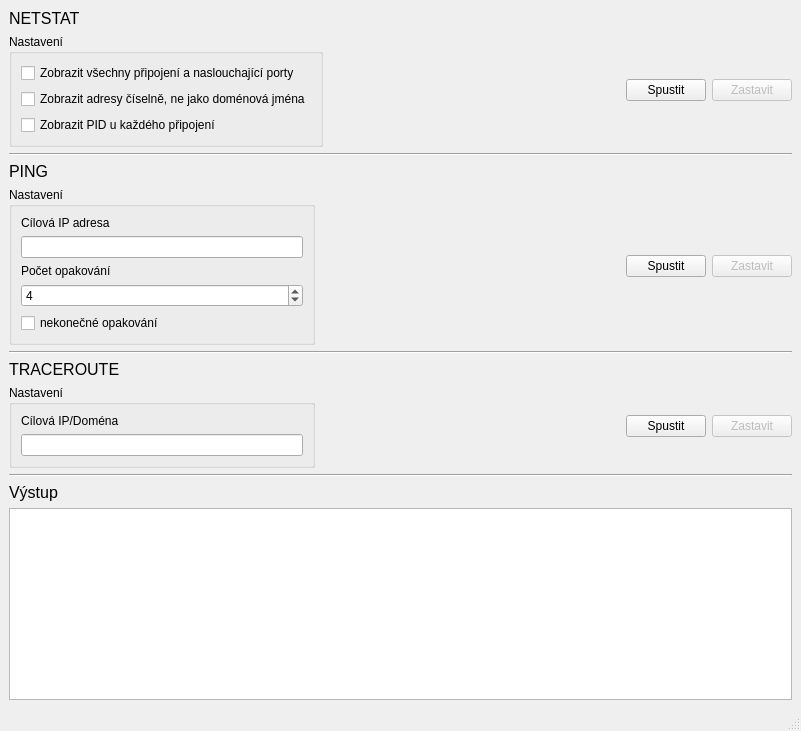
<?xml version="1.0" encoding="UTF-8"?>
<ui version="4.0">
 <class>MainWindow</class>
 <widget class="QMainWindow" name="MainWindow">
  <property name="geometry">
   <rect>
    <x>0</x>
    <y>0</y>
    <width>801</width>
    <height>723</height>
   </rect>
  </property>
  <property name="windowTitle">
   <string>MainWindow</string>
  </property>
  <widget class="QWidget" name="centralwidget">
   <layout class="QVBoxLayout" name="verticalLayout">
    <item>
     <widget class="QLabel" name="label">
      <property name="sizePolicy">
       <sizepolicy hsizetype="Preferred" vsizetype="Maximum">
        <horstretch>0</horstretch>
        <verstretch>0</verstretch>
       </sizepolicy>
      </property>
      <property name="font">
       <font>
        <pointsize>12</pointsize>
       </font>
      </property>
      <property name="text">
       <string>NETSTAT</string>
      </property>
     </widget>
    </item>
    <item>
     <layout class="QHBoxLayout" name="horizontalLayout">
      <item>
       <widget class="QGroupBox" name="groupBox">
        <property name="sizePolicy">
         <sizepolicy hsizetype="Expanding" vsizetype="Preferred">
          <horstretch>0</horstretch>
          <verstretch>0</verstretch>
         </sizepolicy>
        </property>
        <property name="title">
         <string>Nastavení</string>
        </property>
        <layout class="QVBoxLayout" name="verticalLayout_4">
         <item>
          <widget class="QCheckBox" name="netstat_a">
           <property name="text">
            <string>Zobrazit všechny připojení a naslouchající porty</string>
           </property>
          </widget>
         </item>
         <item>
          <widget class="QCheckBox" name="netstat_n">
           <property name="text">
            <string>Zobrazit adresy číselně, ne jako doménová jména</string>
           </property>
          </widget>
         </item>
         <item>
          <widget class="QCheckBox" name="netstat_o">
           <property name="text">
            <string>Zobrazit PID u každého připojení</string>
           </property>
          </widget>
         </item>
        </layout>
       </widget>
      </item>
      <item>
       <spacer name="horizontalSpacer_2">
        <property name="orientation">
         <enum>Qt::Orientation::Horizontal</enum>
        </property>
        <property name="sizeHint" stdset="0">
         <size>
          <width>40</width>
          <height>20</height>
         </size>
        </property>
       </spacer>
      </item>
      <item>
       <widget class="QPushButton" name="netstat_start">
        <property name="text">
         <string>Spustit</string>
        </property>
       </widget>
      </item>
      <item>
       <widget class="QPushButton" name="netstat_stop">
        <property name="enabled">
         <bool>false</bool>
        </property>
        <property name="text">
         <string>Zastavit</string>
        </property>
       </widget>
      </item>
     </layout>
    </item>
    <item>
     <widget class="Line" name="line_2">
      <property name="orientation">
       <enum>Qt::Orientation::Horizontal</enum>
      </property>
     </widget>
    </item>
    <item>
     <widget class="QLabel" name="label_2">
      <property name="sizePolicy">
       <sizepolicy hsizetype="Preferred" vsizetype="Maximum">
        <horstretch>0</horstretch>
        <verstretch>0</verstretch>
       </sizepolicy>
      </property>
      <property name="font">
       <font>
        <pointsize>12</pointsize>
       </font>
      </property>
      <property name="text">
       <string>PING</string>
      </property>
     </widget>
    </item>
    <item>
     <layout class="QHBoxLayout" name="horizontalLayout_4">
      <item>
       <widget class="QGroupBox" name="groupBox_2">
        <property name="sizePolicy">
         <sizepolicy hsizetype="Expanding" vsizetype="Preferred">
          <horstretch>0</horstretch>
          <verstretch>0</verstretch>
         </sizepolicy>
        </property>
        <property name="title">
         <string>Nastavení</string>
        </property>
        <layout class="QVBoxLayout" name="verticalLayout_3">
         <item>
          <widget class="QLabel" name="label_4">
           <property name="sizePolicy">
            <sizepolicy hsizetype="Preferred" vsizetype="Maximum">
             <horstretch>0</horstretch>
             <verstretch>0</verstretch>
            </sizepolicy>
           </property>
           <property name="text">
            <string>Cílová IP adresa</string>
           </property>
          </widget>
         </item>
         <item>
          <widget class="QLineEdit" name="ping_ip"/>
         </item>
         <item>
          <widget class="QLabel" name="label_5">
           <property name="sizePolicy">
            <sizepolicy hsizetype="Preferred" vsizetype="Maximum">
             <horstretch>0</horstretch>
             <verstretch>0</verstretch>
            </sizepolicy>
           </property>
           <property name="text">
            <string>Počet opakování</string>
           </property>
          </widget>
         </item>
         <item>
          <widget class="QSpinBox" name="ping_count">
           <property name="value">
            <number>4</number>
           </property>
          </widget>
         </item>
         <item>
          <widget class="QCheckBox" name="ping_infinite">
           <property name="text">
            <string>nekonečné opakování</string>
           </property>
          </widget>
         </item>
        </layout>
       </widget>
      </item>
      <item>
       <spacer name="horizontalSpacer">
        <property name="orientation">
         <enum>Qt::Orientation::Horizontal</enum>
        </property>
        <property name="sizeHint" stdset="0">
         <size>
          <width>40</width>
          <height>20</height>
         </size>
        </property>
       </spacer>
      </item>
      <item>
       <widget class="QPushButton" name="ping_start">
        <property name="text">
         <string>Spustit</string>
        </property>
       </widget>
      </item>
      <item>
       <widget class="QPushButton" name="ping_stop">
        <property name="enabled">
         <bool>false</bool>
        </property>
        <property name="text">
         <string>Zastavit</string>
        </property>
       </widget>
      </item>
     </layout>
    </item>
    <item>
     <widget class="Line" name="line">
      <property name="orientation">
       <enum>Qt::Orientation::Horizontal</enum>
      </property>
     </widget>
    </item>
    <item>
     <widget class="QLabel" name="label_3">
      <property name="sizePolicy">
       <sizepolicy hsizetype="Preferred" vsizetype="Maximum">
        <horstretch>0</horstretch>
        <verstretch>0</verstretch>
       </sizepolicy>
      </property>
      <property name="font">
       <font>
        <pointsize>12</pointsize>
       </font>
      </property>
      <property name="text">
       <string>TRACEROUTE </string>
      </property>
     </widget>
    </item>
    <item>
     <layout class="QHBoxLayout" name="horizontalLayout_3">
      <item>
       <widget class="QGroupBox" name="groupBox_3">
        <property name="sizePolicy">
         <sizepolicy hsizetype="Expanding" vsizetype="Preferred">
          <horstretch>0</horstretch>
          <verstretch>0</verstretch>
         </sizepolicy>
        </property>
        <property name="title">
         <string>Nastavení</string>
        </property>
        <layout class="QVBoxLayout" name="verticalLayout_2">
         <item>
          <widget class="QLabel" name="label_6">
           <property name="sizePolicy">
            <sizepolicy hsizetype="Preferred" vsizetype="Maximum">
             <horstretch>0</horstretch>
             <verstretch>0</verstretch>
            </sizepolicy>
           </property>
           <property name="text">
            <string>Cílová IP/Doména</string>
           </property>
          </widget>
         </item>
         <item>
          <widget class="QLineEdit" name="traceroute_ip"/>
         </item>
        </layout>
       </widget>
      </item>
      <item>
       <spacer name="horizontalSpacer_3">
        <property name="orientation">
         <enum>Qt::Orientation::Horizontal</enum>
        </property>
        <property name="sizeHint" stdset="0">
         <size>
          <width>40</width>
          <height>20</height>
         </size>
        </property>
       </spacer>
      </item>
      <item>
       <widget class="QPushButton" name="traceroute_start">
        <property name="text">
         <string>Spustit</string>
        </property>
       </widget>
      </item>
      <item>
       <widget class="QPushButton" name="traceroute_stop">
        <property name="enabled">
         <bool>false</bool>
        </property>
        <property name="text">
         <string>Zastavit</string>
        </property>
       </widget>
      </item>
     </layout>
    </item>
    <item>
     <widget class="Line" name="line_3">
      <property name="orientation">
       <enum>Qt::Orientation::Horizontal</enum>
      </property>
     </widget>
    </item>
    <item>
     <widget class="QLabel" name="label_7">
      <property name="font">
       <font>
        <pointsize>12</pointsize>
       </font>
      </property>
      <property name="text">
       <string>Výstup</string>
      </property>
     </widget>
    </item>
    <item>
     <widget class="QTextEdit" name="outprint">
      <property name="sizePolicy">
       <sizepolicy hsizetype="Expanding" vsizetype="MinimumExpanding">
        <horstretch>0</horstretch>
        <verstretch>0</verstretch>
       </sizepolicy>
      </property>
      <property name="readOnly">
       <bool>true</bool>
      </property>
     </widget>
    </item>
   </layout>
  </widget>
  <widget class="QMenuBar" name="menubar">
   <property name="geometry">
    <rect>
     <x>0</x>
     <y>0</y>
     <width>801</width>
     <height>21</height>
    </rect>
   </property>
  </widget>
  <widget class="QStatusBar" name="statusbar"/>
 </widget>
 <resources/>
 <connections/>
</ui>
